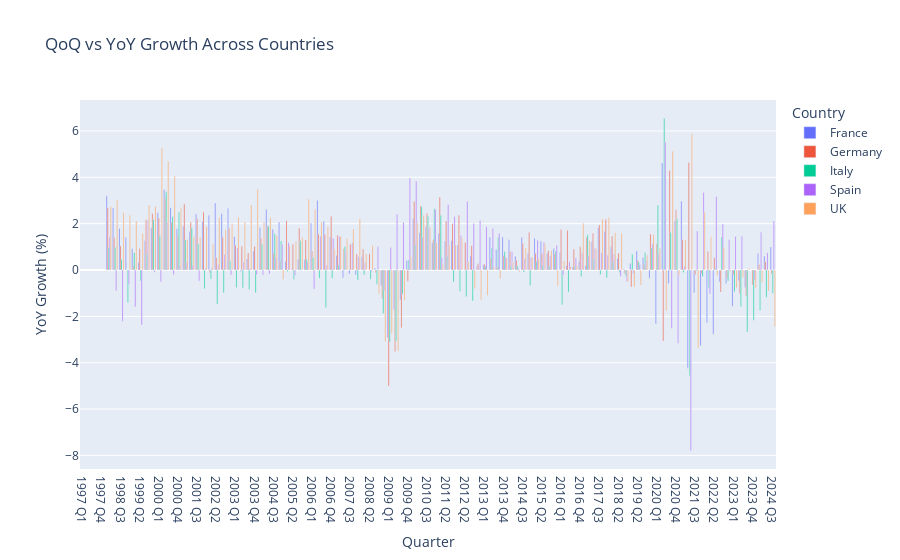

The code cell stored with this chart in its notebook:
### Code cell
print(qoq.columns)
fig = px.bar(qoq, x='Quarter', y="YoY Growth (%)", color='Country',
             barmode='group', title="QoQ vs YoY Growth Across Countries")
fig.show()
